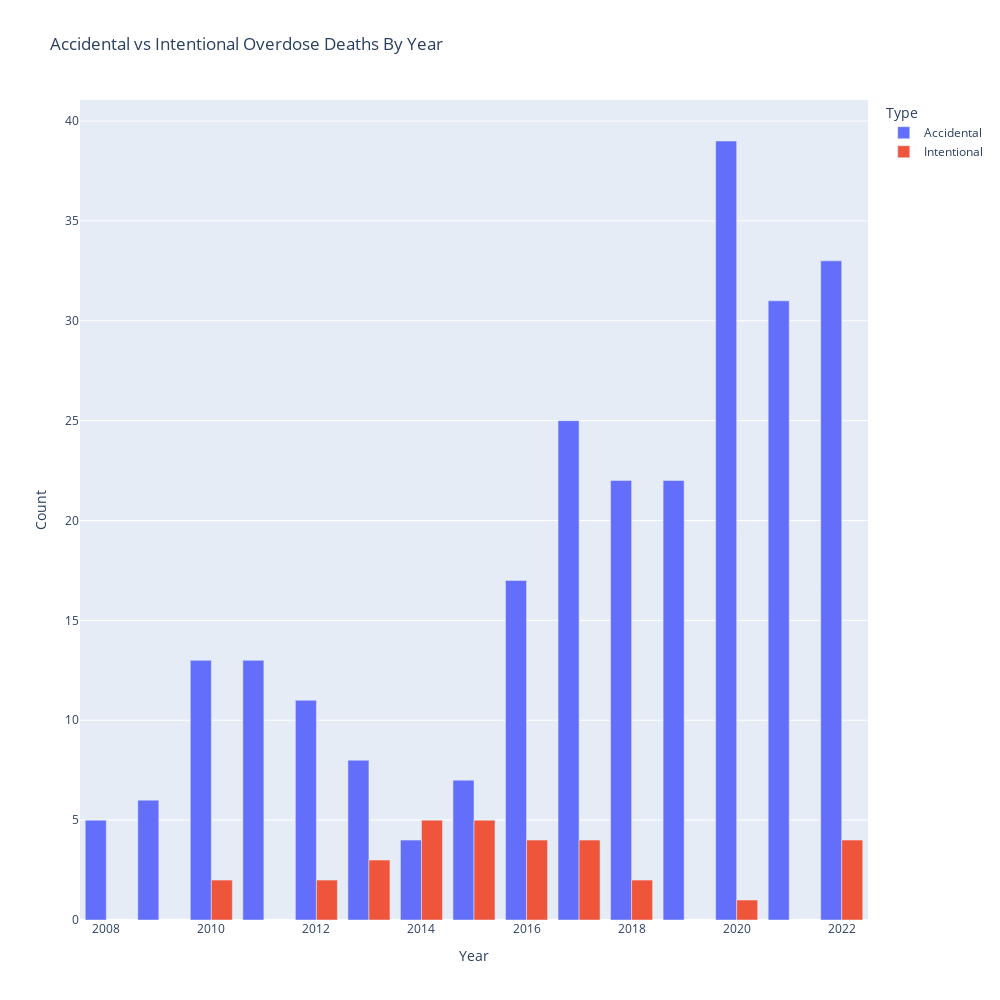

Notebook cell for this chart:
### Code cell
# Type Count Overall
fig = px.bar(type_count_by_year, x='Year', y='Count', color='Type', barmode='group', 
             title='Accidental vs Intentional Overdose Deaths By Year', height=1000, width=1000)
fig.show()

### Figure 1 — Plotly figure (JSON) as saved in the notebook; plotly's stock layout.template omitted (floating-point values rounded to 4 significant figures)
{"data": [{"alignmentgroup": "True", "hovertemplate": "Type=Accidental<br>Year=%{x}<br>Count=%{y}<extra></extra>", "legendgroup": "Accidental", "marker": {"color": "#636efa", "pattern": {"shape": ""}}, "name": "Accidental", "offsetgroup": "Accidental", "orientation": "v", "showlegend": true, "textposition": "auto", "type": "bar", "x": [2008, 2009, 2010, 2011, 2012, 2013, 2014, 2015, 2016, 2017, 2018, 2019, 2020, 2021, 2022], "xaxis": "x", "y": [5, 6, 13, 13, 11, 8, 4, 7, 17, 25, 22, 22, 39, 31, 33], "yaxis": "y"}, {"alignmentgroup": "True", "hovertemplate": "Type=Intentional<br>Year=%{x}<br>Count=%{y}<extra></extra>", "legendgroup": "Intentional", "marker": {"color": "#EF553B", "pattern": {"shape": ""}}, "name": "Intentional", "offsetgroup": "Intentional", "orientation": "v", "showlegend": true, "textposition": "auto", "type": "bar", "x": [2010, 2012, 2013, 2014, 2015, 2016, 2017, 2018, 2020, 2022], "xaxis": "x", "y": [2, 2, 3, 5, 5, 4, 4, 2, 1, 4], "yaxis": "y"}], "layout": {"barmode": "group", "height": 1000, "legend": {"title": {"text": "Type"}, "tracegroupgap": 0}, "title": {"text": "Accidental vs Intentional Overdose Deaths By Year"}, "width": 1000, "xaxis": {"anchor": "y", "autorange": true, "domain": [0, 1], "range": [2008.0, 2022.0], "title": {"text": "Year"}, "type": "linear"}, "yaxis": {"anchor": "x", "autorange": true, "domain": [0, 1], "range": [0, 41.05], "title": {"text": "Count"}, "type": "linear"}}}
